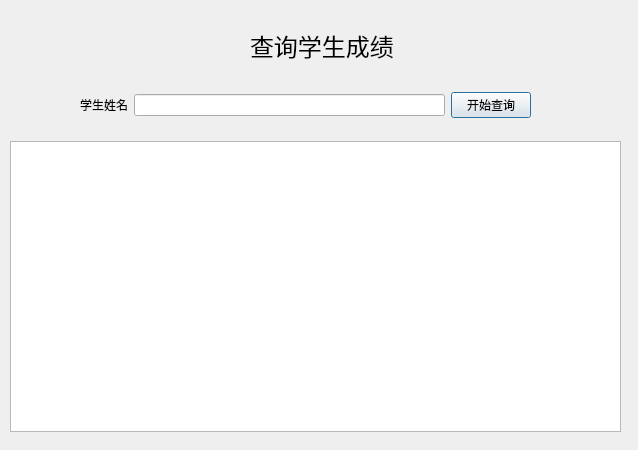
<?xml version="1.0" encoding="UTF-8"?>
<ui version="4.0">
 <class>tea_querystu</class>
 <widget class="QDialog" name="tea_querystu">
  <property name="geometry">
   <rect>
    <x>0</x>
    <y>0</y>
    <width>638</width>
    <height>450</height>
   </rect>
  </property>
  <property name="windowTitle">
   <string>学生选课和成绩管理系统</string>
  </property>
  <widget class="QLabel" name="label">
   <property name="geometry">
    <rect>
     <x>250</x>
     <y>30</y>
     <width>151</width>
     <height>31</height>
    </rect>
   </property>
   <property name="font">
    <font>
     <pointsize>18</pointsize>
    </font>
   </property>
   <property name="text">
    <string>查询学生成绩</string>
   </property>
  </widget>
  <widget class="QTableView" name="tableView">
   <property name="geometry">
    <rect>
     <x>10</x>
     <y>141</y>
     <width>611</width>
     <height>291</height>
    </rect>
   </property>
  </widget>
  <widget class="QWidget" name="layoutWidget">
   <property name="geometry">
    <rect>
     <x>80</x>
     <y>90</y>
     <width>451</width>
     <height>30</height>
    </rect>
   </property>
   <layout class="QHBoxLayout" name="horizontalLayout" stretch="0,5,1">
    <item>
     <widget class="QLabel" name="label_2">
      <property name="text">
       <string>学生姓名</string>
      </property>
     </widget>
    </item>
    <item>
     <widget class="QLineEdit" name="le_info"/>
    </item>
    <item>
     <widget class="QPushButton" name="btn_doquery">
      <property name="sizePolicy">
       <sizepolicy hsizetype="Expanding" vsizetype="Fixed">
        <horstretch>0</horstretch>
        <verstretch>0</verstretch>
       </sizepolicy>
      </property>
      <property name="text">
       <string>开始查询</string>
      </property>
     </widget>
    </item>
   </layout>
  </widget>
 </widget>
 <resources/>
 <connections/>
</ui>
